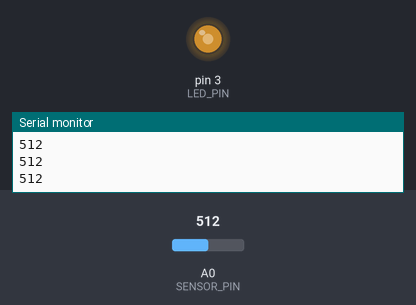
Recording of a sketch running on a simulated Arduino Uno, built with avr-gcc and run on an emulated ATmega328P. On the bench: output pins drawn as LEDs (lit = HIGH), the last lines printed to the serial monitor. The test bench sets the inputs (shaded band); at power-on: A0 (SENSOR_PIN) = 512.

Above: at 1.2 s.
1.3 s: A0 (SENSOR_PIN) set to 716
At 2.9 s:
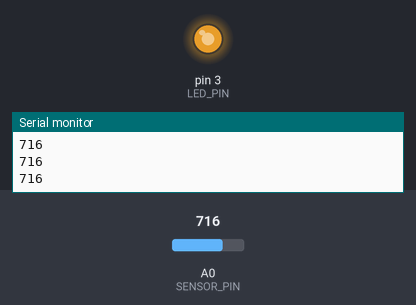
3.2 s: A0 (SENSOR_PIN) set to 0
At 4.4 s:
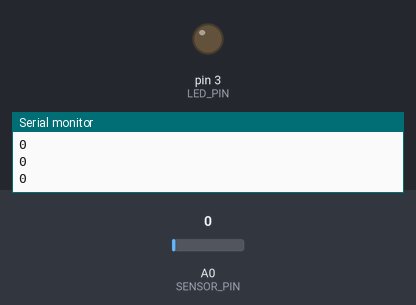
5.0 s: A0 (SENSOR_PIN) set to 306
At 7.0 s:
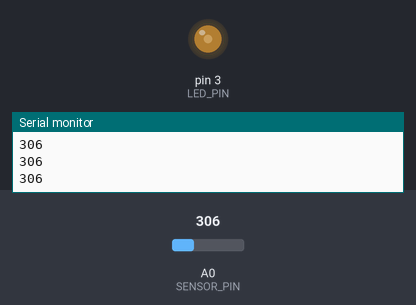
Timing chart, 0 to 8.5 s (numbered marks = the images above; inputs shaded):
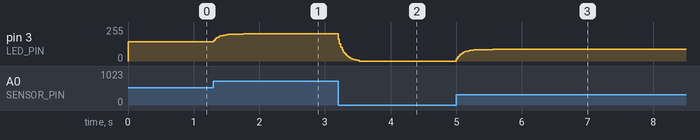

Measured:
- after the input at 1.3 s, pin 3 (LED_PIN): moves from 145/255 to 203/255 over 0.45 s, starting at once
- after the input at 3.2 s, pin 3 (LED_PIN): moves from 203/255 to 0/255 over 0.32 s, starting at once
- after the input at 5.0 s, pin 3 (LED_PIN): moves from 0/255 to 87/255 over 0.55 s, starting at once

The sketch:

04_fsr_led_feedback.ino
```cpp
const int SENSOR_PIN = A0;
const int LED_PIN = 3;

const float ALPHA = 0.2;
const float BASELINE = 0.0;

const float CONTACT_ON = 50.0;
const float CONTACT_OFF = 20.0;
const float FULL_SCALE = 900.0;

float ema = 0.0;
bool initialized = false;
bool contact = false;

void setup() {
  pinMode(LED_PIN, OUTPUT);
  analogWrite(LED_PIN, 0);
  Serial.begin(115200);
}

void loop() {
  int raw = analogRead(SENSOR_PIN);

  // 第一个读数用于初始化，之后进行 EMA 平滑
  if (!initialized) {
    ema = raw;
    initialized = true;
  } else {
    ema = ALPHA * raw + (1.0 - ALPHA) * ema;
  }

  float response = ema - BASELINE;
  if (response < 0.0) {
    response = 0.0;
  }

  // 带滞回的接触判断
  if (!contact && response >= CONTACT_ON) {
    contact = true;
  } else if (contact && response <= CONTACT_OFF) {
    contact = false;
  }

  // 未接触时关闭；接触时将响应映射到 PWM
  int pwm = 0;
  if (contact) {
    pwm = (int)(response / FULL_SCALE * 255.0 + 0.5);
    pwm = constrain(pwm, 0, 255);
  }

  analogWrite(LED_PIN, pwm);

  // 保留原来的单整数格式，兼容现有 Python 程序
  Serial.println(raw);

  delay(20);
}
```
